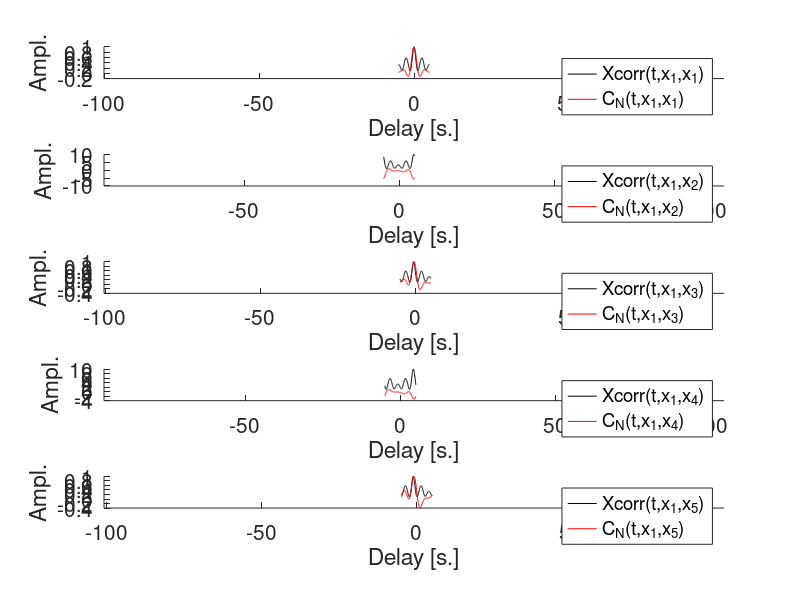

Write MATLAB code to recreate this figure. (Note: this script raises an error after producing the figure.)
% Script for passiv2
%
%
% Jules Scholler - Mar. 2017

% Reset Matlab
close all
clear

% Parameters
param.nb_receivers=5;           % Number of receivers
param.sigma=[100 50 100];       % Sources std position
param.mu=[0 -200 0];            % Sources mean position
param.N=1;                    % Number of noise sources
param.duration=10;           % Source signals duration [s.]
param.temporal_sampling=0.05;   % Temporal sampling [s.]
output.F='no';                  % Plot source power-spectrum (= FFT(auto-correlation) by Wiener-Kintchin th.)
output.signals='no';            % Plot 5 (or less) received signals
output.setup='no';             % Plot experimental setup
output.xcorr='yes';             % Plot cross-correlations
output.C_N='yes';               % Plot C_N (cross-correlation expectations T inf)
output.C1='no';               % Plot C1 (cross-correlation expectations T inf and S inf)
tic
% Generate receivers coordinates
for i=1:param.nb_receivers
    param.receivers(i,:)=[0 5*(i-1) 0];
    %         param.receivers(i,:)=[0 50*(i-1) 0];
    %         param.receivers(i,:)=[50*(i-3) 100 0];
    C(i,:)=[0 0 1]; % Receivers are blue
end
if strcmp(output.setup,'yes')
    figure(1), hold on, grid on
    scatter3(param.receivers(:,1),param.receivers(:,2),param.receivers(:,3),10,C);
    xlabel 'x'
    ylabel 'y'
    zlabel 'z'
    title 'Experimental setup'
    clear C
end
% Compute and plot sources position
for i=1:param.N
    for j=1:3
        param.sources(i,j)=param.sigma(j)*randn(1)+param.mu(j);
    end
    C(i,:)=[1 0 0]; % Sources are red
end
if strcmp(output.setup,'yes')
    figure(1)
    scatter3(param.sources(:,1),param.sources(:,2),param.sources(:,3),5,C);
    legend('Receivers','Sources')
    clear C
    set(gca,'FontSize',15)
end
tau.ini=toc
tic
% Compute sationnary random process with Fourier method
h=param.temporal_sampling;
x=(-param.duration/2:h:param.duration/2); % Define grid for random process simulation
n=length(x);
t=linspace(0,param.duration,n);
f=linspace(-1/(2*h),1/(2*h),n);
w=2*pi*f;
R=x.^2.*exp(-x.^2);                 % Covariance function
if strcmp(output.F,'yes') % Plot covariance function
    figure(2)
    semilogx(x(round((length(x))/2+1):end),R(round((length(x))/2+1):end))
    xlabel '\omega'
    ylabel 'F(\omega)'
    title 'Source Power Spectrum F(w)=w^2e^{-w^2}'
    set(gca,'FontSize',15)
end
W=randn(param.N,n);         % Random white gaussian vector
filter=fft(fftshift(R));
F=sqrt(filter).*fft(W,n,2); % Generate random process with covariance R (F is in Fourier domain for now)
clear W
if strcmp(output.signals,'yes')
    figure(3),hold on
    for i=1:min(5,param.N)
        plot(t,real(ifft(F(i,:))))
        info{i}=sprintf('Source %d',i);
    end
    hold off
end
if strcmp(output.signals,'yes')
    figure(3)
    hold off
    xlabel 'Time [s.]'
    ylabel 'Amplitude'
    title 'Noise signals'
    legend(info)
    clear info
    set(gca,'fontsize',15)
end
tau.random_process=toc
tic
% Compute response on each receivers
Rw=(w).^2.*exp(-w.^2);
for j=1:param.nb_receivers
    C_N=zeros(1,n);
    r=zeros(1,n);
    for i=1:param.N
        d=norm(param.receivers(j,:)-param.sources(i,:)); % Distance between source and receiver
        G=1/(4*pi*d).*exp(1i*w*d);                       % Green function
        d1=norm(param.receivers(1,:)-param.sources(i,:));
        G1=1/(4*pi*d).*exp(1i*w*d1);
        % Compute response on each receivers
        r=r+real(ifft(F(i,:).*fftshift(G)));
        % Compute C_N(t,x_1,x_j) = expectation with respect to emitted signals of cross-correlation
        C_N=C_N+real(fftshift(fft(fftshift(conj(G1)).*fftshift(G).*fftshift(Rw))));
    end
    data.rtot{j}=r;
    data.C_Ntot(j,:)=C_N/max(C_N);
end
clear F
tau.compute_response=toc
tic
% Compute empirical cross-correlation for Green's function estimation
if strcmp(output.xcorr,'yes')
    figure(4)
end
for i=1:param.nb_receivers
    data.C(i,:)=real(ifftshift(ifft(fft(data.rtot{1}).*fft(fliplr(data.rtot{i})))));
    data.C(i,:)=data.C(i,:)/max(data.C(i,:));
    lags=(-n/2:(n-1)/2)*h;
    if strcmp(output.xcorr,'yes')
        subplot(param.nb_receivers,1,i),hold on
        plot(lags,data.C(i,:),'k')
        %         [~,tmp]=max(abs(data.C(i,:)));
        %         xlim([lags(tmp)-100 lags(tmp)+100])
        legend(sprintf('xcorr(x_1,x_%d)',i));
        set(gca,'fontsize',15)
        xlabel('Delay [s.]')
        ylabel('Ampl.')
    end
    if strcmp(output.C_N,'yes')
        figure(4)
        subplot(param.nb_receivers,1,i)
        plot(lags, data.C_Ntot(i,:), 'r')
        if strcmp(output.xcorr,'yes')
            legend(sprintf('Xcorr(t,x_1,x_%d)',i),sprintf('C_N(t,x_1,x_%d)',i));
        else
            legend(sprintf('C_N(t,x_1,x_%d)',i));
        end
        [~,tmp]=max(abs(data.C_Ntot(i,:)));
        xlim([lags(tmp)-100 lags(tmp)+100])
        set(gca,'fontsize',15)
        xlabel('Delay [s.]')
        ylabel('Ampl.')
    end
end
tau.xcorr=toc

%%
tic
% Compute C1(t,x_1,x_j) expectation with respect to the distribution of emitted signals
% and the source positions of cross-correlation
d1 = @(y1, y2, y3) norm(param.receivers(1,:)-[y1, y2, y3]');
%K = @(y1, y2, y3) mvnpdf([y1; y2; y3], param.mu, param.sigma);
K = @(y1, y2, y3) normpdf(y1, param.mu(1), param.sigma(1)) .* normpdf(y2, ...
    param.mu(2), param.sigma(2)) .* normpdf(y3, param.mu(3), param.sigma(3));
temp = zeros(1,n);
for j=1:param.nb_receivers
    tic;
    parfor (i=1:n,512)
        d = @(y1, y2, y3) norm(param.receivers(j,:)-[y1, y2, y3]');
        G = @(y1, y2, y3) 1/(4*pi*d(y1, y2, y3)).* exp(1i*w(i)*d(y1, y2, y3)); %G(w_i, x_j, y)
        G1 = @(y1, y2, y3) 1/(4*pi*d1(y1, y2, y3)).*exp(1i*w(i)*d1(y1, y2, y3)); %G(w_i, x_1, y)
        func = @(y1, y2, y3) K(y1, y2, y3) .* conj(G1(y1, y2, y3)) .* G(y1, y2, y3);
        temp(i) = integral3(func,-Inf,Inf,-Inf,Inf,-Inf,Inf);
    end
    data.C1(j,:) = real(fftshift(fft(temp.*R)));
    toc
end

lags=(-n/2:(n-1)/2)*h;
if strcmp(output.C1,'yes')
    figure(6)
    subplot(param.nb_receivers,1,j)
    plot(lags, data.C1(j,:), 'k')
    legend(sprintf('C1(t,x_1,x_%d)',j));
    set(gca,'fontsize',15)
    xlabel('Delay [s.]')
    ylabel('Ampl.')
end

tau.C1=toc